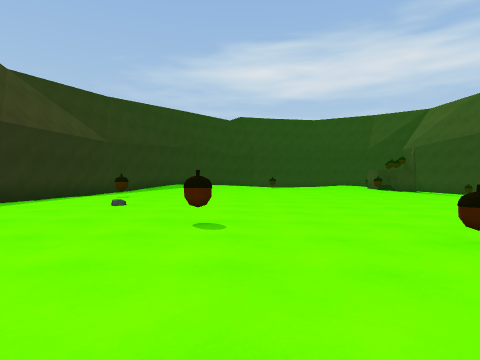
[1] (above)

22 first-person views from a walk through a scene from a Unity 3-D project. The camera is 1.3 m above the floor, looks level and sees 75° across. The floor is counted in squares, 1.8 m on a side. Each view is taken from the middle of a square. On the plan, view 1 faces up. The plan holds only what a view shows up to about 10 squares ahead; the rest is blank. The place goes on beyond the plan. The player character is not drawn.

[2]
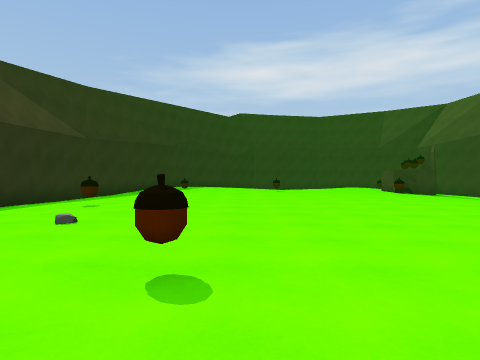

[3]
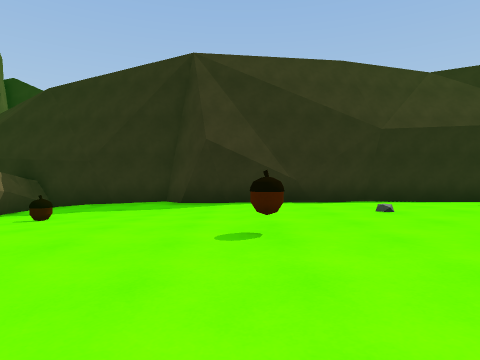

[4]
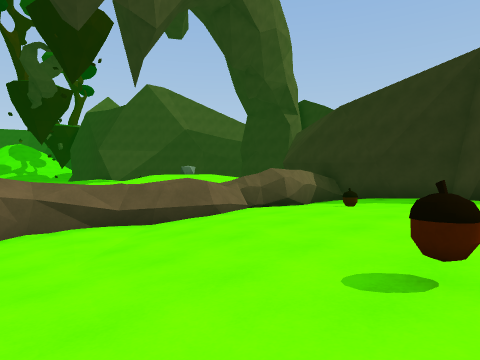

[5]
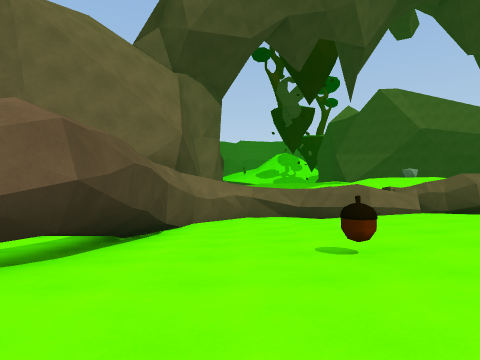

[6]
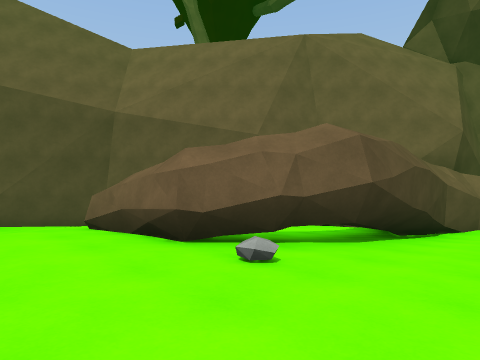

[7]
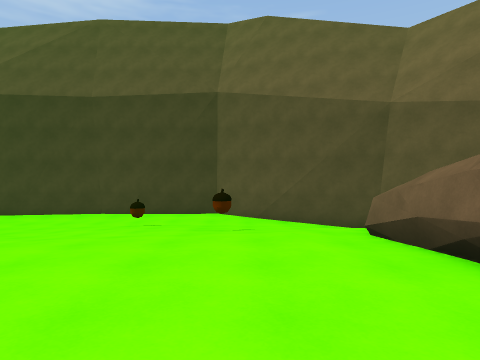

[8]
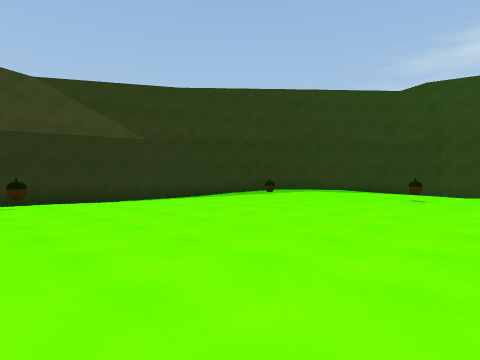

[9]
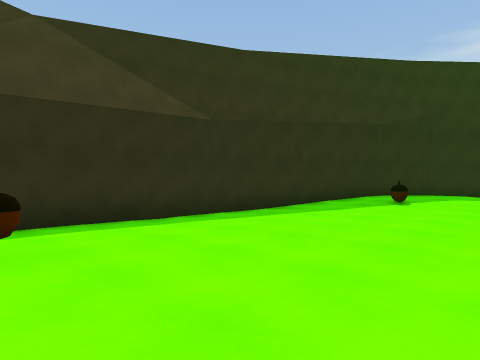

[10]
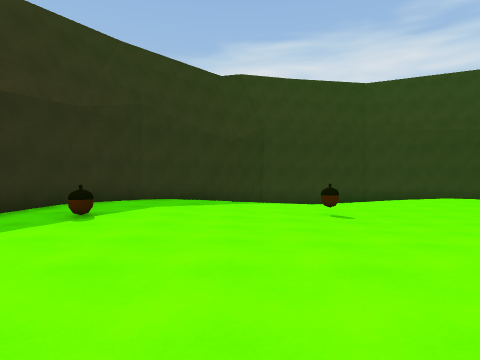

[11]
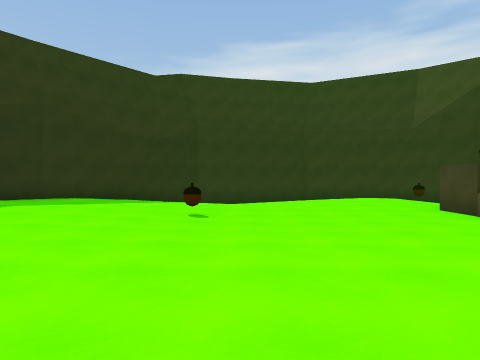

[12]
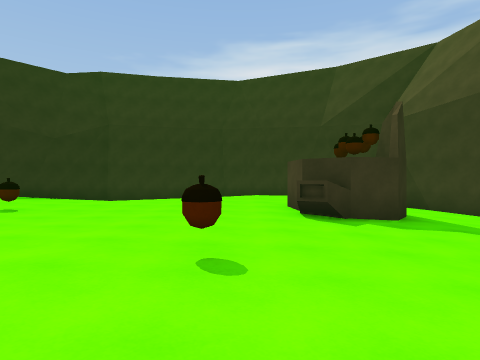

[13]
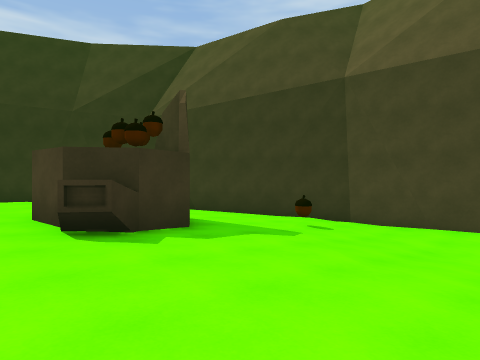

[14]
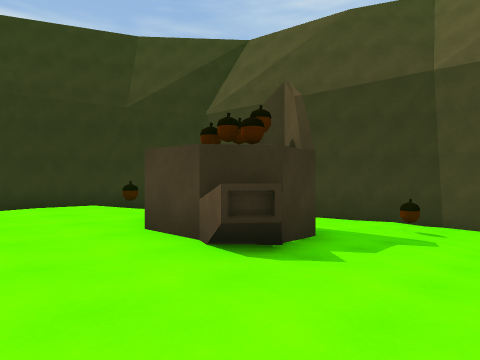

[15]
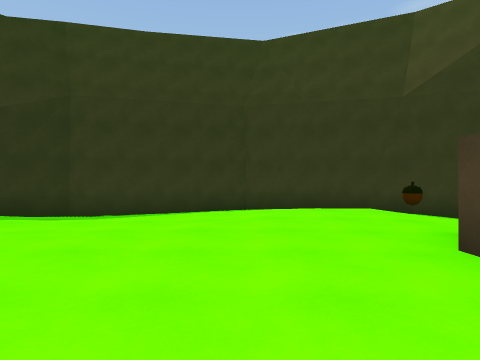

[16]
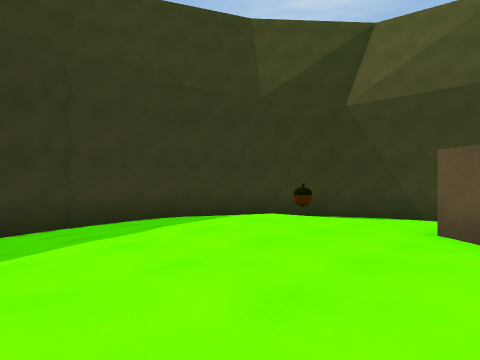

[17]
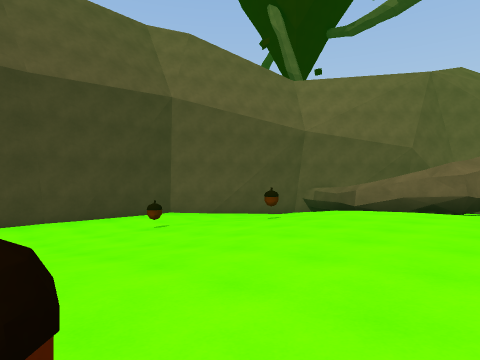

[18]
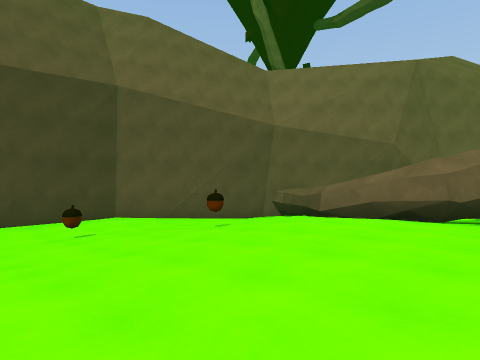

[19]
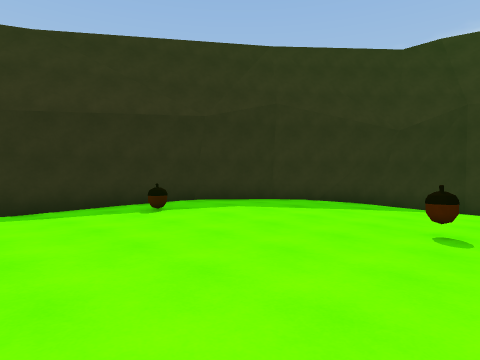

[20]
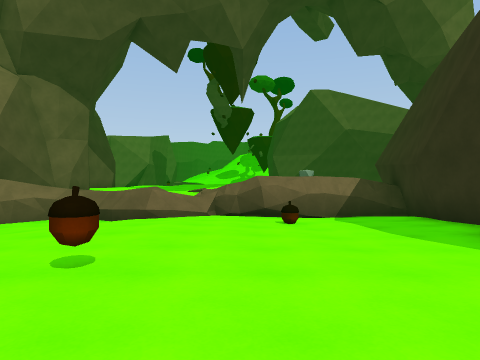

[21]
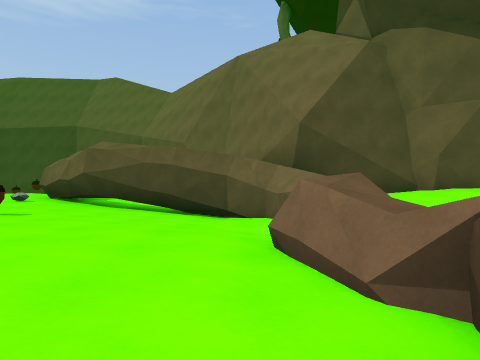

[22]
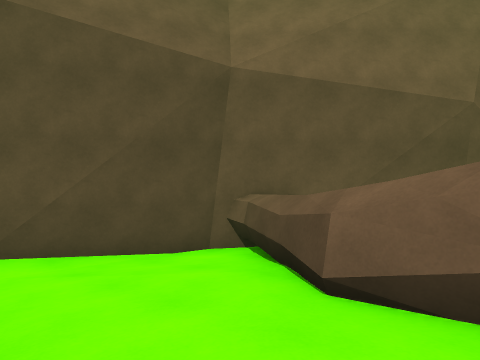

### Floor plan
Key: @ floor where view 1 was taken; # wall or solid block; . main floor; : floor 0.25 m higher than the main floor; - floor 0.25 m lower than the main floor; + floor 0.5 m higher than the main floor; _ floor 0.5 m lower than the main floor; < floor 0.75 m lower than the main floor; ( floor 1 m lower than the main floor; / step, stairs or slope; ^ raised ledge; O other object.
Columns run from 7 left of view 1 to 16 right of it. Each row starts with its distance up from view 1.
 28            #####
 27         ####_//###
 26        ##___///./###
 25       ##-//////// -##
 24      ##//// /.:::O-_#
 23     ##::./...:::://-##
 22    ##+::::..::::.//-_#
 21    #+++::::::::.#O-__##
 20   ##+++::::::...###___#
 19   #++++::O......##-__<##
 18   #++++:::......^-/_O/<#
 17  ##:O+::::......-////((#
 16  #:::::::::.....-////((#
 15  #.::::::::::.O.////(((#
 14  #.::::::::::...////(((#
 13 ##.::::::::::...///<(((#
 12 #...:::::::::...///<(((#
 11 #..:::::::::....-//<O((#
 10 #...:::::::.....-////(<#
  9 #..O:::::........////(<#
  8 #...:::........../O//((#
  7 ##...............-///(##
  6  #...........-----_//(#
  5  #.........---###^^/(##
  4  #....O...---_#    ^##
  3 ##.-.....-O_/##    ##
  2 #.---...--_//#    ##
  1 #-----.--////#
  0 #---O--@-//<(#
 -1 #-___---//<<(#
 -2 #_####^^^#<<##
 -3 ###  ^^  ^^##
 -4
 -5           ^^^^

Where each view was taken, in squares from view 1:
view 1: 0 up, 0 right, facing up
view 2: 2 up, 0 right, facing up
view 3: 4 up, 3 right, facing left
view 4: 4 up, 5 right, facing down-left
view 5: 7 up, 4 right, facing down
view 6: 8 up, 4 right, facing down-right
view 7: 8 up, 5 right, facing right
view 8: 8 up, 5 right, facing up-left
view 9: 9 up, 0 right, facing up-left
view 10: 12 up, 0 right, facing up
view 11: 12 up, 3 right, facing up
view 12: 12 up, 7 right, facing up
view 13: 14 up, 7 right, facing up-right
view 14: 16 up, 6 right, facing up-right
view 15: 17 up, 6 right, facing up
view 16: 20 up, 4 right, facing up-right
view 17: 15 up, 6 right, facing down-right
view 18: 13 up, 6 right, facing down-right
view 19: 14 up, 3 right, facing up-left
view 20: 7 up, 2 left, facing down
view 21: 1 down, 3 left, facing right
view 22: 8 up, 9 right, facing down-right
